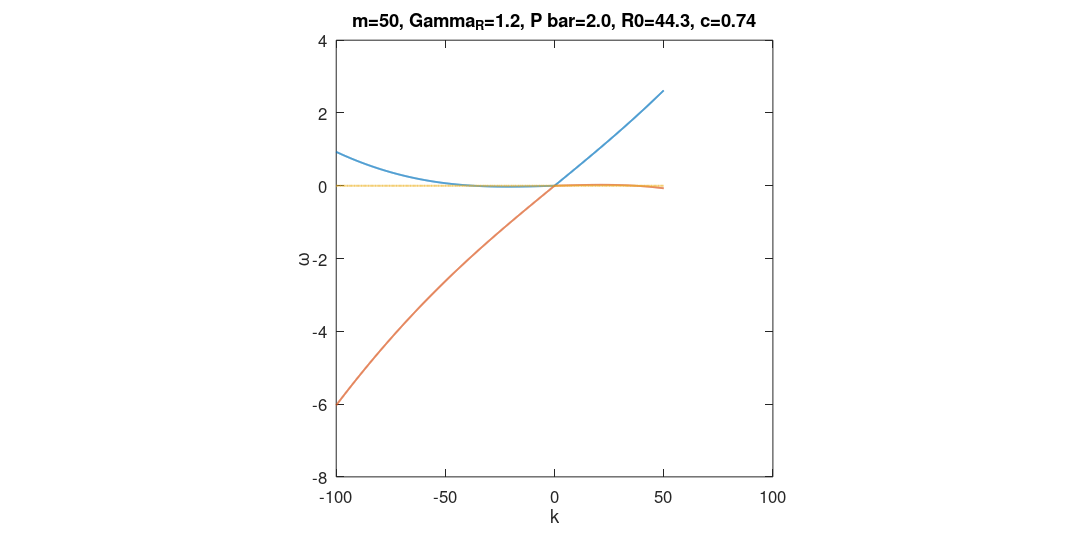

This figure's MATLAB source:


% stability analysis, dispertion analysis

P1=2;
GammaR=1.2;

ua=7.7e-3;
Gammac=1;
R1=8.4e-3;

g=2*ua;
n0=Gammac/R1;
Pth=(GammaR*Gammac)/R1;
Phi0=sqrt((1/R1)*(P1*Pth/n0-GammaR));

c=Phi0*sqrt(ua/2);

R0=28*sqrt(5/2);
%R0=25;

m=50;%persistent current m
dk=0.1;

k=-100:dk:50; %k axis

print_fig=0;
Record_Mov_m=1;
m_max=65;

Fontsize=18;

N=length(k);
omega_1_pra=m*k+sqrt(k.^2.*(c+k.^2/4));
omega_2_pra=m*k-sqrt(k.^2.*(c+k.^2/4));

omega_1_my=(2*k*m+sqrt(k.^4+k.^2*4*ua*R0^2*Phi0^2))/(2*R0^2);
omega_2_my=(2*k*m-sqrt(k.^4+k.^2*4*ua*R0^2*Phi0^2))/(2*R0^2);

fig_conv=figure('renderer','painter','position',[100 100 1600 800],'paperpositionmode','auto');

plot(k,omega_1_my,'linewidth',2);
axis square;
set(gca,'fontsize',Fontsize);
xlabel('k');
ylabel('\omega');
title(gca,sprintf('m=%d, Gamma_R=%.1f, P bar=%.1f, R0=%.1f, c=%.2f',m,GammaR,P1,R0,c));
hold all;
plot(k,omega_2_my,'linewidth',2);
plot(gca,k,zeros(1,N),'linestyle','-.','linewidth',2);
%plot(gca,k,zeros(1,N).','linestyle','-.','linewidth',2);
hold off;


% N=length(k);
% Eigen_omega_1=complex(zeros(1,N));%three eigen omega(k)
% Eigen_omega_2=complex(zeros(1,N));
% Eigen_omega_3=complex(zeros(1,N));

% if Record_Mov_m~=0
%     writerObj = VideoWriter('Dispersion_mov');
%     writerObj.FrameRate=2;
%     open(writerObj);
%     
%     m_min=0;
% else
%     m_min=m;
%     m_max=m;
% end

% omega_temp=complex(zeros(3,1),0);
% omega_de=zeros(3,4);%set by column: 1 real part; 2 imaginary part; 3 amplitude; 4 angle
% for m=m_min:m_max
% 
% for it=1:N
%     
%     L=[((m+k(it))^2-m^2)/(2*R0^2)+ua*Phi0^2, ua*Phi0^2, (g+0.5i*R1)*Phi0;
%         -ua*Phi0^2, -(((m-k(it))^2-m^2)/(2*R0^2)+ua*Phi0^2), -(g-0.5i*R1)*Phi0;
%         -1i*R1*Phi0*n0, -1i*R1*Phi0*n0, -1i*(GammaR+R1*Phi0^2)];
%     
%     
%     omega_temp=eig(L,'nobalance');
%     omega_de(:,1)=real(omega_temp);
%     omega_de(:,2)=imag(omega_temp);
%     omega_de(:,3)=abs(omega_temp);
%     omega_de(:,4)=angle(omega_temp);
%     if m~=0  
%     omega_de=sortrows(omega_de,-2);%sortrow 4 times
%     end
%     Eigen_omega_1(it)=complex(omega_de(1,1),omega_de(1,2));
%     Eigen_omega_2(it)=complex(omega_de(2,1),omega_de(2,2));
%     Eigen_omega_3(it)=complex(omega_de(3,1),omega_de(3,2));
% end
% 
% if m==m_min || Record_Mov_m==0
% fig_disp=figure('renderer','painter','position',[100 100 1600 800],'paperpositionmode','auto');
% axis_re=subplot(1,2,1);
% axis_im=subplot(1,2,2);
% end
% 
% axis_re=subplot(1,2,1);
% plot(axis_re,k,real(Eigen_omega_1),'linewidth',2);
% axis square;
% set(axis_re,'fontsize',Fontsize);
% xlabel('k');
% ylabel('Re \omega');
% title(axis_re,sprintf('m=%d, Gamma_R=%.1f, P bar=%.1f, R0=%.1f',m,GammaR,P1,R0));
% hold(axis_re,'all');
% plot(axis_re,k,real(Eigen_omega_2),'linewidth',2);
% plot(axis_re,k,real(Eigen_omega_3),'linewidth',2);
% plot(axis_re,k,zeros(1,N),'linestyle','-.','linewidth',2);
% hold(axis_re,'off');
% 
% 
% axis_im=subplot(1,2,2);
% plot(axis_im,k,imag(Eigen_omega_1),'linewidth',2);
% axis square;
% set(axis_im,'fontsize',Fontsize);
% xlabel('k');
% ylabel('Imag \omega');
% hold all
% plot(axis_im,k,zeros(1,N),'linestyle','-.','linewidth',2);
% plot(axis_im,k,imag(Eigen_omega_2),'linewidth',2);
% plot(axis_im,k,imag(Eigen_omega_3),'linewidth',2);
% hold off
% %finding critical m by derivertive
% % Im_omega_t=imag(Eigen_omega_2);
% % Im_omega_t_diff=diff(Im_omega_t)/dk;
% % for it=length(Im_omega_t_diff):-1:1
% %     if abs(Im_omega_t_diff(it))<1e-5
% %        break;
% %     end
% % end
% % text(k(it),Im_omega_t(it),'\bullet','fontsize',20,'HorizontalAlignment','center');
% 
% %finding critical m by positive Imag omega
% Im_omega_t=imag(Eigen_omega_1);
% Im_omega_t_diff=diff(Im_omega_t)/dk;
% for it=2:length(Im_omega_t)
%     if Im_omega_t(it)>0
%        break;
%     end
% end
% if it~=length(Im_omega_t) || ((it==length(Im_omega_t)) && Im_omega_t(length(Im_omega_t))>0)
% text(k(it),Im_omega_t(it),'\bullet','fontsize',20,'HorizontalAlignment','center');
% title(axis_im,sprintf('k*1=%.2f',k(it)));
%  end
% % diff_k_axis=k(1:length(Im_omega_t_diff));
% % figure;
% % plot(diff_k_axis,Im_omega_t_diff);
% 
% if Record_Mov_m~=0
% writeVideo(writerObj,getframe(fig_disp));
% end
% 
% end
% 
% if print_fig~=0 && Record_Mov_m==0
% print(gcf,'-painter','-dpng','-r250',sprintf('Dispersion_Curve_m=%d_GammaR=%.1f_P1=%.1f_R0=%.1f.png',m,GammaR,P1,R0));
% close(fig_disp);
% end
% 
% if Record_Mov_m~=0
%     close(writerObj);
% end

fprintf('\nProgram finished.\n');





